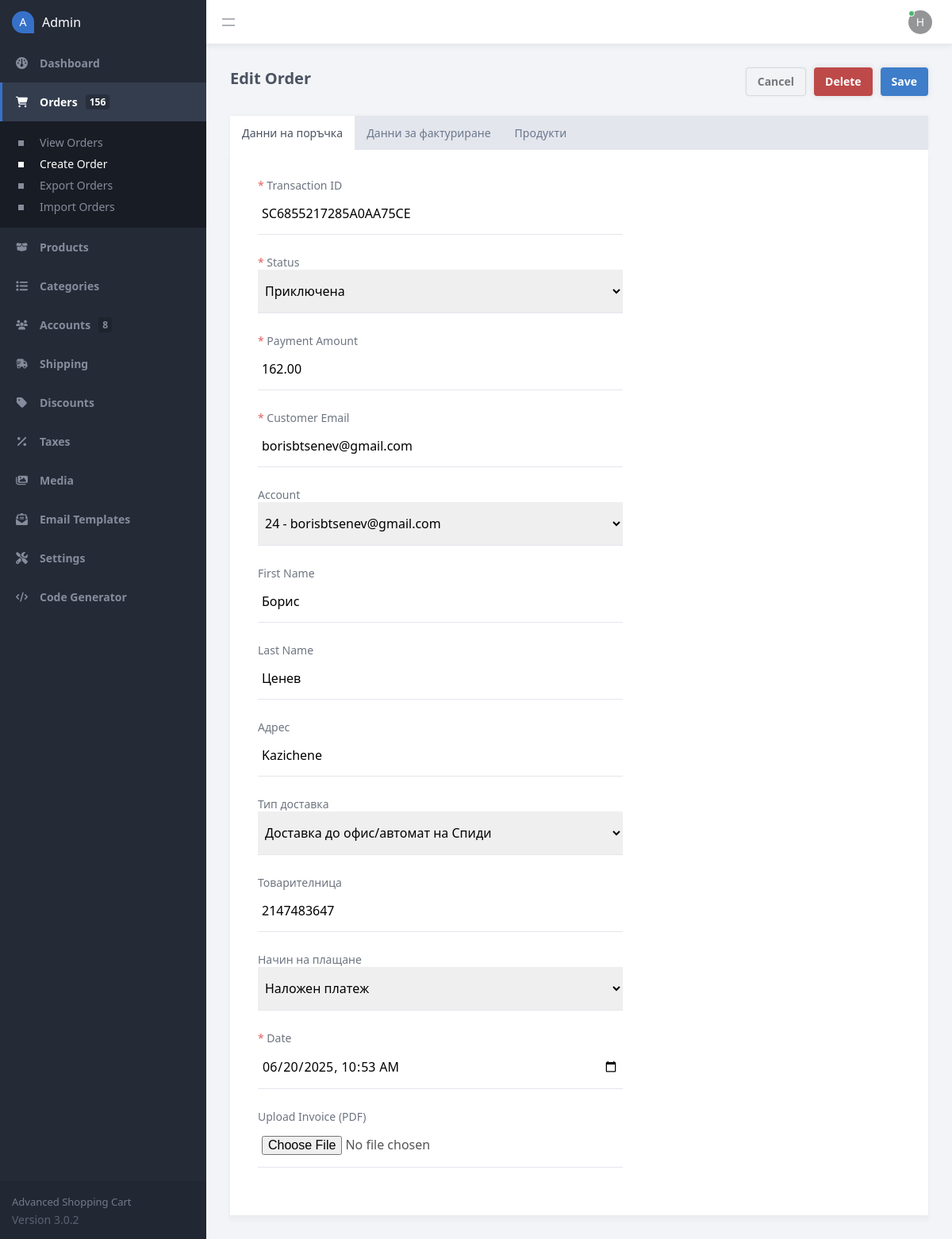
The app's page /admin/index.php?page=order_manage&id=156 (signed in) with its own data.
### tables this page shows
CREATE TABLE `transactions` (
  `id` int(11) NOT NULL,
  `txn_id` varchar(255) NOT NULL,
  `payment_amount` decimal(7,2) NOT NULL,
  `payment_status` varchar(30) NOT NULL,
  `created` datetime NOT NULL,
  `payer_email` varchar(255) NOT NULL DEFAULT '',
  `first_name` varchar(100) NOT NULL DEFAULT '',
  `last_name` varchar(100) NOT NULL DEFAULT '',
  `address_street` varchar(255) NOT NULL DEFAULT '',
  `address_city` varchar(100) NOT NULL DEFAULT '',
  `address_state` varchar(100) NOT NULL DEFAULT '',
  `address_zip` varchar(50) NOT NULL DEFAULT '',
  `address_country` varchar(100) NOT NULL DEFAULT '',
  `account_id` int(11) DEFAULT NULL,
  `payment_method` varchar(50) NOT NULL DEFAULT 'website',
  `shipping_method` varchar(255) NOT NULL DEFAULT '',
  `shipping_amount` decimal(7,2) NOT NULL DEFAULT 0.00,
  `discount_code` varchar(50) NOT NULL DEFAULT '',
  `mol` varchar(30) NOT NULL,
  `company` varchar(30) NOT NULL,
  `address_company` varchar(50) NOT NULL,
  `dds` varchar(15) NOT NULL,
  `eik` varchar(15) NOT NULL,
  `speedy` varchar(5) NOT NULL,
  `tel` varchar(15) NOT NULL,
  `tracking_no` int(11) NOT NULL
);

CREATE TABLE `accounts` (
  `id` int(11) NOT NULL,
  `email` varchar(255) NOT NULL,
  `password` varchar(255) NOT NULL,
  `role` enum('Member','Admin','Workshop') NOT NULL DEFAULT 'Member',
  `first_name` varchar(100) NOT NULL,
  `last_name` varchar(100) NOT NULL,
  `address_street` varchar(255) NOT NULL,
  `address_city` varchar(100) NOT NULL,
  `address_state` varchar(100) NOT NULL,
  `address_zip` varchar(50) NOT NULL,
  `address_country` varchar(100) NOT NULL,
  `registered` datetime NOT NULL DEFAULT current_timestamp(),
  `workshop` int(1) NOT NULL,
  `mol` varchar(50) NOT NULL,
  `company` varchar(50) NOT NULL,
  `address_company` varchar(50) NOT NULL,
  `dds` varchar(50) NOT NULL,
  `eik` varchar(50) NOT NULL,
  `speedy` varchar(5) NOT NULL,
  `tel` varchar(15) NOT NULL,
  `status` varchar(255) NOT NULL
);

### admin/index.php (called while the page is built, shortened)
<?php
include '../functions.php';
$pdo = pdo_connect_mysql();
$page = isset($_GET['page']) && file_exists($_GET['page'] . '.php') ? $_GET['page'] : 'dashboard';
$accounts_total = $pdo->query('SELECT COUNT(*) AS total FROM accounts')->fetchColumn();
$orders_total = $pdo->query('SELECT COUNT(*) AS total FROM transactions')->fetchColumn();
include $page . '.php';
?>

### admin/order_manage.php (the view, shortened to what this page needs)
<?php
$transaction = [
    'txn_id' => '',
    'payment_amount' => '',
    'payment_status' => '',
    'payer_email' => '',
    'first_name' => '',
    'last_name' => '',
    'account_id' => '',
    'payment_method' => '',
    'discount_code' => '',
    'address_street' => '',
    'address_city' => '',
    'address_state' => '',
    'address_zip' => '',
    'address_country' => '',
    'shipping_method' => '',
    'shipping_amount' => '',
    'created' => date('Y-m-d\TH:i')
];
$stmt = $pdo->prepare('SELECT * FROM products ORDER BY id');
$stmt->execute();
$products = $stmt->fetchAll(PDO::FETCH_ASSOC);
$stmt = $pdo->prepare('SELECT * FROM accounts ORDER BY id');
$stmt->execute();
$accounts = $stmt->fetchAll(PDO::FETCH_ASSOC);
if (isset($_GET['id'])) {
    $stmt = $pdo->prepare('SELECT * FROM transactions WHERE id = ?');
    $stmt->execute([ $_GET['id'] ]);
    $transaction = $stmt->fetch(PDO::FETCH_ASSOC);
    $page = 'Edit';
}
?>
<?=template_admin_header($page . ' Order', 'orders', 'manage')?>
<form action="" method="post" enctype="multipart/form-data">
    <div class="content-title">
        <h2><?=$page?> Order</h2>
        <a href="index.php?page=orders" class="btn alt mar-right-2">Cancel</a>
        <?php if ($page == 'Edit'): ?>
        <input type="submit" name="delete" value="Delete" class="btn red mar-right-2" onclick="return confirm('Are you sure you want to delete this order?')">
        <?php endif; ?>
        <input type="submit" name="submit" value="Save" class="btn">
    </div>
    <div class="tabs">
        <a href="#" class="active">Данни на поръчка </a>
        <a href="#">Данни за фактуриране  </a>
        <a href="#">Продукти</a>
    </div>
    <div class="content-block tab-content active">
        <div class="form responsive-width-100">
            <label for="txn_id"><span class="required">*</span> Transaction ID</label>
            <input id="txn_id" type="text" name="txn_id" placeholder="Transaction ID" value="<?=$transaction['txn_id']?>" required>
            <label for="status"><span class="required">*</span> Status</label>
            <select id="status" name="status" required>
                <option value="Приключена"<?=$transaction['payment_status']=='Приключена'?' selected':''?>>Приключена</option>
            </select>
            <label for="amount"><span class="required">*</span> Payment Amount</label>
            <input id="amount" type="number" name="amount" placeholder="0.00" value="<?=$transaction['payment_amount']?>" step=".01" required>
            <label for="email"><span class="required">*</span> Customer Email</label>
            <input id="email" type="email" name="email" placeholder="joebloggs@example.com" value="<?=htmlspecialchars($transaction['payer_email'], ENT_QUOTES)?>" required>
            <label for="account">Account</label>
            <select id="account" name="account">
                <?php foreach ($accounts as $account): ?>
                <option value="<?=$account['id']?>"<?=$account['id']==$transaction['account_id']?' selected':''?>><?=$account['id']?> - <?=htmlspecialchars($account['email'], ENT_QUOTES)?></option>
                <?php endforeach; ?>
            </select>
            <label for="first_name">First Name</label>
            <input id="first_name" type="text" name="first_name"  value="<?=htmlspecialchars($transaction['first_name'], ENT_QUOTES)?>">
            <label for="last_name">Last Name</label>
            <input id="last_name" type="text" name="last_name"  value="<?=htmlspecialchars($transaction['last_name'], ENT_QUOTES)?>">
            <label for="address_street">Адрес</label>
            <input id="address_street" type="text" name="address_street"  value="<?=htmlspecialchars($transaction['address_street'], ENT_QUOTES)?>">
                        <label for="speedy">Тип доставка</label>
<select id="speedy" name="speedy">
    <option value="ofis" <?= $transaction['speedy'] == 'ofis' ? 'selected' : '' ?>>
        Доставка до офис/автомат на Спиди
    </option>
</select>
<label for="tracking_no">Товарителница</label>
            <input id="tracking_no" type="text" name="tracking_no"  value="<?=htmlspecialchars($transaction['tracking_no'], ENT_QUOTES)?>">
            <label for="method">Начин на плащане</label>
<select id="method" name="method">
    <option value="Наложен платеж" <?= $transaction['payment_method'] == 'Наложен платеж' ? 'selected' : '' ?>>
        Наложен платеж
    </option>
</select>
            <label for="created"><span class="required">*</span> Date</label>
            <input id="created" type="datetime-local" name="created" value="<?=date('Y-m-d\TH:i', strtotime($transaction['created']))?>" required>
<div class="invoice-upload-container">
    <label for="invoice">Upload Invoice (PDF)</label>
    <div class="file-upload-wrapper">
        <input id="invoice" type="file" name="invoice" accept="application/pdf">
    </div>
</div>
        </div>
    </div>
</form>
<?=template_admin_footer('initManageOrder(' . json_encode($products) . ')')?>

### records on screen
transactions: txn_id "SC6855217285A0AA75CE", status "Приключена", amount "162.00", email "borisbtsenev@gmail.com", account "24 - borisbtsenev@gmail.com", first_name "Борис", last_name "Ценев", address_street "Kazichene", speedy "Доставка до офис/автомат на Спиди", tracking_no "2147483647", method "Наложен платеж", created "06/20/2025 10:53"

### other values on screen
$orders_total "156"
$accounts_total "8"
substr($_SESSION['account_name'], 0, 1) "H"
$page "Edit"
